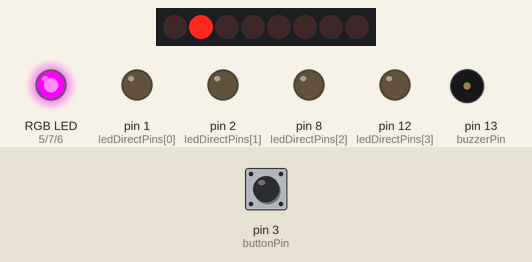
Recording of a sketch running on a simulated Arduino Uno, built with avr-gcc and run on an emulated ATmega328P. Shown: 8 shift-register outputs drawn as a row of LEDs (first output left, lit = HIGH), an RGB LED mixed from three pins (HIGH = lit), output pins drawn as LEDs (lit = HIGH), buzzer (waves = sounding). Wiring (inferred from the names in the program): shift register (74HC595): data pin 9; shift clock pin 11; latch pin 10. Wiring (inferred from the signals the program sends): row of LEDs: on Q0, Q1, Q2, Q3, Q4, Q5, Q6, Q7. The test bench sets the inputs (shaded band); at power-on: pin 3 (buttonPin) HIGH. Pins used as bus, display or sensor lines are not drawn.

Above: at 1.2 s.
At 3.8 s:
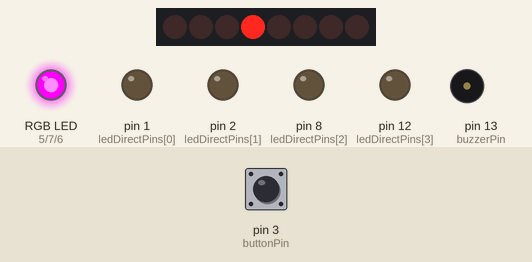
3.9 s: pin 3 (buttonPin) pulled LOW for 1.3 s
At 5.9 s:
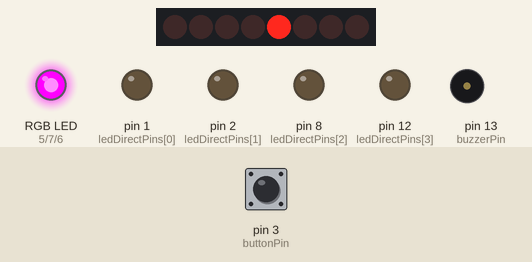
At 9.3 s:
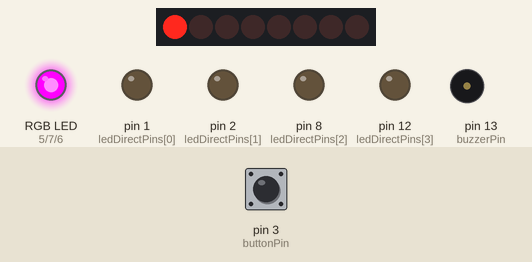
9.4 s: pin 3 (buttonPin) pulled LOW for 3.2 s
Timing chart, 0 to 31.6 s (numbered marks = the images above; inputs shaded):
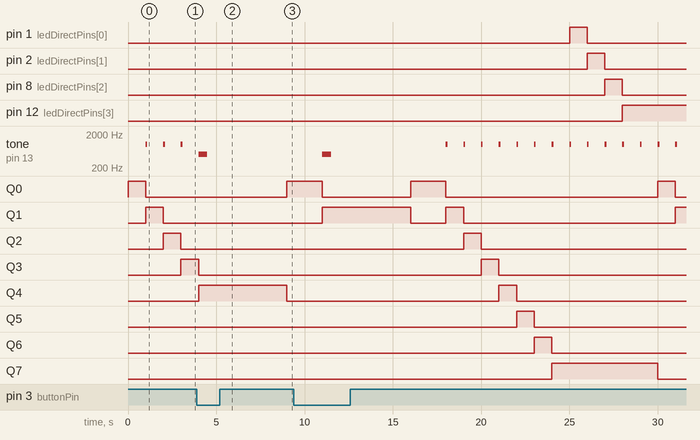

Measured:
- after the input at 3.9 s, pin 1 (ledDirectPins[0]): stays LOW (without the input it goes to HIGH after 4.1 s); pin 2 (ledDirectPins[1]): stays LOW (without the input it goes to HIGH after 5.1 s)
- by itself, tone on pin 13 (buzzerPin): plays 500 Hz for 0.50 s, 1000 Hz for 0.10 s, 1000 Hz for 0.10 s, 1000 Hz for 0.10 s, 1000 Hz for 0.10 s, 1000 Hz for 0.10 s … (15 notes in this stretch)

The sketch:

ultimo_testado.ino
```cpp
// Configurações dos pinos
const int latchPin = 10;  // Pino de latch do 74HC595
const int clockPin = 11;  // Pino de clock do 74HC595
const int dataPin = 9;    // Pino de dados do 74HC595
const int buttonPin = 3;  // Pino do botão
const int buzzerPin = 13; // Pino do buzzer

// Cores do LED RGB
const int redPin = 5;     // Pino do vermelho do LED RGB
const int greenPin = 7;   // Pino do verde do LED RGB
const int bluePin = 6;    // Pino do azul do LED RGB

// Pinos dos LEDs conectados diretamente ao Arduino
const int ledDirectPins[4] = {1, 2, 8, 12};

// Estado do jogo
int currentLED = 0;         // LED atual que está aceso
int gameSpeed = 1000;       // Intervalo inicial entre transições (em milissegundos)
bool gameActive = true;     // Estado do jogo

void setup() {
  pinMode(latchPin, OUTPUT);
  pinMode(clockPin, OUTPUT);
  pinMode(dataPin, OUTPUT);
  pinMode(buttonPin, INPUT_PULLUP); // Configura o botão com pull-up interno
  pinMode(buzzerPin, OUTPUT);

  // Configura os pinos do LED RGB
  pinMode(redPin, OUTPUT);
  pinMode(greenPin, OUTPUT);
  pinMode(bluePin, OUTPUT);

  // Configura os pinos dos LEDs conectados diretamente
  for (int i = 0; i < 4; i++) {
    pinMode(ledDirectPins[i], OUTPUT);
  }

  // Inicializa o LED RGB como roxo
  setRGBColor(255, 0, 255); // Roxo

  // Configura o estado inicial dos LEDs
  updateLEDs();
  updateDirectLEDs();
}

void loop() {
  if (gameActive) {
    // Transição dos LEDs
    delay(gameSpeed); // Ajusta o atraso para a velocidade do jogo
    currentLED = (currentLED + 1) % 13; // Passa para o próximo LED (8 do 74HC595 + 4 diretos + 1 RGB)

    // Atualiza os LEDs e o buzzer
    if (currentLED < 8) {
      updateLEDs(); // Atualiza LEDs do 74HC595
    } else if (currentLED < 12) {
      updateDirectLEDs(); // Atualiza LEDs diretos
    }

    tone(buzzerPin, 1000, 100); // Toca um som curto no buzzer

    // Verifica se o botão foi pressionado
    if (digitalRead(buttonPin) == LOW) {
      if (currentLED == 12) {  // Se o LED RGB for o único aceso
        // Jogador acertou
        playWinMusic();
        increaseGameSpeed();  // Aumenta a velocidade do jogo
      } else {
        // Jogador errou
        playLoseMusic();
      }
      delay(5000); // Aguarda 5 segundos antes de reiniciar
      resetGame();
    }
  } else {
    resetGame();
  }
}

// Atualiza os LEDs usando o CI 74HC595
void updateLEDs() {
  digitalWrite(latchPin, LOW);
  // Se o LED RGB for o único aceso, apaga todos os LEDs do 74HC595
  shiftOut(dataPin, clockPin, MSBFIRST, (currentLED < 8) ? (1 << currentLED) : 0);
  digitalWrite(latchPin, HIGH);

  // Mantém o LED RGB aceso
  setRGBColor(255, 0, 255); // Roxo
}

// Atualiza os LEDs conectados diretamente ao Arduino
void updateDirectLEDs() {
  for (int i = 0; i < 4; i++) {
    digitalWrite(ledDirectPins[i], (currentLED >= 8 && currentLED < 12) && (currentLED - 8 == i) ? HIGH : LOW);
  }

  // Se o LED RGB for o único aceso
  if (currentLED == 12) {
    setRGBColor(255, 0, 255); // Apenas o RGB aceso
  }
}

// Define a cor do LED RGB
void setRGBColor(int red, int green, int blue) {
  analogWrite(redPin, red);
  analogWrite(greenPin, green);
  analogWrite(bluePin, blue);
}

// Toca a música quando o jogador ganha
void playWinMusic() {
  tone(buzzerPin, 2000, 500); // Exemplo de tom
}

// Toca a música quando o jogador erra
void playLoseMusic() {
  tone(buzzerPin, 500, 500); // Exemplo de tom
}

// Aumenta a velocidade do jogo
void increaseGameSpeed() {
  if (gameSpeed > 200) { // Limita a velocidade mínima
    gameSpeed -= 100; // Diminui o intervalo entre transições
  }
}

// Reinicia o jogo
void resetGame() {
  currentLED = 0;
  setRGBColor(255, 0, 255); // Roxo
  gameSpeed = 1000; // Reset da velocidade do jogo
  gameActive = true;
  updateLEDs();
  updateDirectLEDs();
  delay(1000); // Atraso antes de iniciar o próximo jogo
}
```
